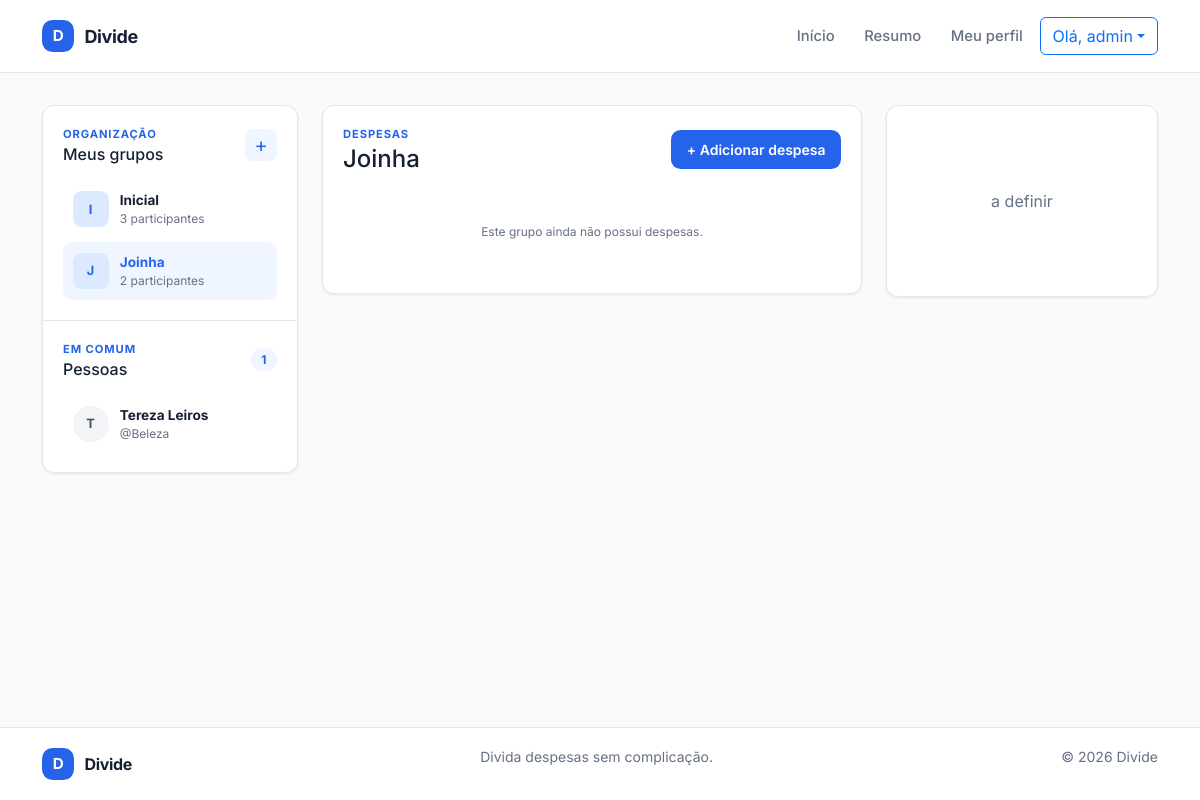
/sumario/?grupo=5 (signed in), run on an earlier commit of the app's database.
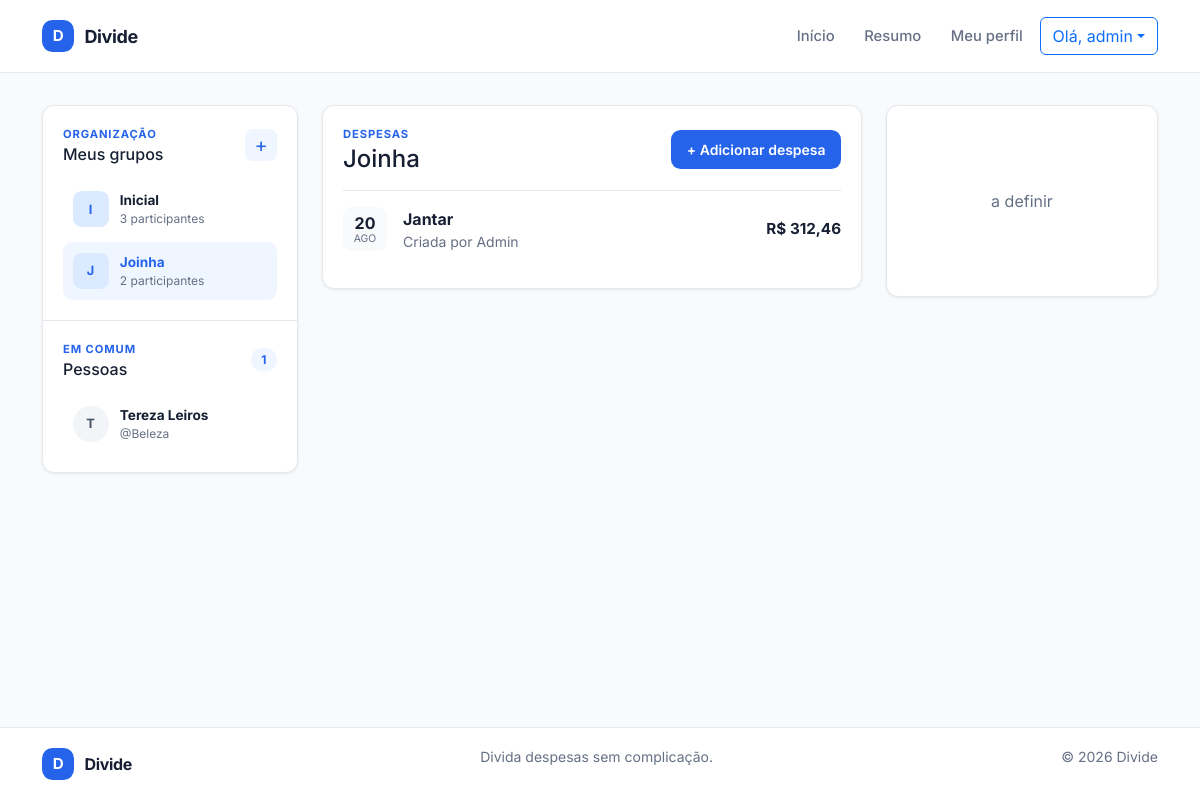
And on a later commit of the database.
### app_divide/models/grupo.py (models this page shows, shortened)
class Grupo(models.Model):
    nome = models.CharField(max_length=100, unique=True)
    descricao = models.TextField(blank=True, null=True)
    data_criacao = models.DateTimeField(auto_now_add=True)
    criado_por = models.ForeignKey(settings.AUTH_USER_MODEL,
                on_delete=models.CASCADE, related_name='criador_grupo')

### app_divide/models/despesa.py (models this page shows, shortened)
class Despesa(models.Model):
    grupo = models.ForeignKey(Grupo, on_delete=models.CASCADE, related_name='despesas')
    descricao = models.CharField(max_length=255)
    observacao = models.TextField(blank=True, null=True)
    valor_total = models.DecimalField(max_digits=10, decimal_places=2)
    data_despesa = models.DateField(auto_now_add=True)
    criador = models.ForeignKey(ParticipanteGrupo, on_delete=models.CASCADE, related_name='despesas_criadas')

### app_divide/models/participante_grupo.py (models this page shows, shortened)
class ParticipanteGrupo(models.Model):
    grupo = models.ForeignKey(Grupo, on_delete=models.CASCADE, related_name='participantes')
    usuario = models.ForeignKey(settings.AUTH_USER_MODEL, on_delete=models.CASCADE, related_name='participacoes')
    nome = models.CharField(max_length=100, blank=True, null=True)
    ativo = models.BooleanField(default=True)

### app_divide/views/HomeView.py (the view, shortened to what this page needs)
def sumario_view(request):
    print(f"Request method: {request.method} em sumario_view")
    grupos = Grupo.objects.none()
    pessoas = get_user_model().objects.none()
    grupo_selecionado = None
    despesas = []
    despesa_form = DespesaForm()
    if request.user.is_authenticated:
        grupos = (Grupo.objects.annotate(participantes_ativos=Count('participantes', filter=Q(participantes__ativo=True), distinct=True,))
                  .filter(participantes__usuario=request.user, participantes__ativo=True)
                  .distinct()
                  .order_by('nome')
                  )
        pessoas = (
            get_user_model().objects
            .filter(participacoes__grupo__in=grupos, participacoes__ativo=True)
            .exclude(pk=request.user.pk)
            .distinct()
            .order_by('first_name', 'username')
        )
        grupo_id = request.POST.get('grupo') if request.method == 'POST' else request.GET.get('grupo')
        print(f"Grupo selecionado: {grupo_id}")
        if grupo_id and grupo_id.isdigit():
            grupo_selecionado = grupos.filter(pk=grupo_id).first()
        if grupo_selecionado is None:
            grupo_selecionado = grupos.first()
        if grupo_selecionado is not None:
            despesas = (
                grupo_selecionado.despesas
                .select_related('criador', 'criador__usuario')
                .order_by('-data_despesa', '-pk')
            )
            pessoas = (
                get_user_model().objects
                .filter(participacoes__grupo_id=grupo_selecionado.pk, participacoes__ativo=True)
                .exclude(pk=request.user.pk)
                .distinct()
                .order_by('first_name', 'username')
            )
    context = {
        'grupos': grupos,
        'pessoas': pessoas,
        'grupo_selecionado': grupo_selecionado,
        'despesas': despesas,
        'despesa_form': despesa_form,
    }
    return render(request, template_name='home/sumario.html', context=context, status=200)

### app_divide/templates/home/sumario.html (shortened to what this page needs)
{% extends "base.html" %}
{% load static %}
{% block styles %}
    <link rel="stylesheet" href="{% static 'css/sumario.css' %}">
{% endblock %}
{% block content %}
    <div class="container summary-layout">
        <aside class="summary-sidebar" aria-label="Seus grupos e contatos">
            <section class="sidebar-section" aria-labelledby="groups-title">
                <div class="section-heading">
                    <div>
                        <p class="eyebrow">Organização</p>
                        <h2 id="groups-title">Meus grupos</h2>
                    </div>
                    {% if user.is_authenticated %}
                        <button class="icon-button"
                                type="button"
                                data-bs-toggle="modal"
                                data-bs-target="#groupModal"
                                aria-label="Criar novo grupo"
                                title="Criar novo grupo">+</button>
                    {% endif %}
                </div>
                {% if user.is_authenticated %}
                    {% if grupos %}
                        <ul class="sidebar-list">
                            {% for grupo in grupos %}
                                <li>
                                    <a class="sidebar-item{% if grupo.pk == grupo_selecionado.pk %} is-active{% endif %}"
                                       href="{% url 'sumario' %}?grupo={{ grupo.pk }}"
                                       {% if grupo.pk == grupo_selecionado.pk %}aria-current="page"{% endif %}>
                                        <span class="item-avatar item-avatar-group" aria-hidden="true">{{ grupo.nome|first|upper }}</span>
                                        <span class="item-content"><strong>{{ grupo.nome }}</strong><small>{{ grupo.participantes_ativos }} participante{{ grupo.participantes_ativos|pluralize }}</small></span>
                                    </a>
                                </li>
                            {% endfor %}
                        </ul>
                {% else %}<p class="empty-state">Você ainda não participa de nenhum grupo.</p>{% endif %}
{% else %}<p class="empty-state">Entre na sua conta para visualizar seus grupos.</p>{% endif %}
    </section>
    <section class="sidebar-section" aria-labelledby="people-title">
        <div class="section-heading">
            <div>
                <p class="eyebrow">Em comum</p>
                <h2 id="people-title">Pessoas</h2>
            </div>
            {% if user.is_authenticated %}<span class="count-badge">{{ pessoas|length }}</span>{% endif %}
        </div>
        {% if pessoas %}
            <ul class="sidebar-list">
                {% for pessoa in pessoas %}
                    <li class="sidebar-item">
                        <span class="item-avatar" aria-hidden="true">{{ pessoa.get_full_name|default:pessoa.username|first|upper }}</span>
                        <span class="item-content"><strong>{{ pessoa.get_full_name|default:pessoa.username }}</strong><small>@{{ pessoa.username }}</small></span>
                    </li>
                {% endfor %}
            </ul>
        {% elif user.is_authenticated %}<p class="empty-state">Nenhuma outra pessoa encontrada nos seus grupos.</p>
{% else %}<p class="empty-state">As pessoas dos seus grupos aparecerão aqui.</p>{% endif %}
    </section>
    </aside>
    <main class="expense-column">
        <section class="content-card">
            <div class="expense-heading">
                <div>
                    <p class="eyebrow">Despesas</p>
                    <h1>{% if grupo_selecionado %}{{ grupo_selecionado.nome }}{% else %}Selecione um grupo{% endif %}</h1>
                </div>
                {% if grupo_selecionado %}
                    <button class="button button-primary button-small"
                            type="button"
                            data-open-expense-modal>+ Adicionar despesa</button>
                {% endif %}
            </div>
            {% if despesas %}
                <ul class="expense-list">
                    {% for despesa in despesas %}
                        <li class="expense-item">
                            <div class="expense-date"><strong>{{ despesa.data_despesa|date:"d" }}</strong><span>{{ despesa.data_despesa|date:"M" }}</span></div>
                            <div class="expense-info">
                                <strong>{{ despesa.descricao }}</strong>
                                <small>Criada por {{ despesa.criador.nome|default:despesa.criador.usuario.get_full_name|default:despesa.criador.usuario.username }}</small>
                            </div>
                            <strong class="expense-value">R$ {{ despesa.valor_total|floatformat:2 }}</strong>
                        </li>
                    {% endfor %}
                </ul>
            {% elif grupo_selecionado %}<p class="empty-state expense-empty">Este grupo ainda não possui despesas.</p>
{% else %}<p class="empty-state expense-empty">Suas despesas aparecerão após você selecionar um grupo.</p>{% endif %}
    </section>
    </main>
    <aside class="summary-aside" aria-label="Área ainda não definida">
        <section class="content-card undefined-card">
            <p>a definir</p>
        </section>
    </aside>
    </div>
{% endblock %}

### app_divide/templates/base.html (shortened to what this page needs)
{% load static %}
<!DOCTYPE html>
<html lang="pt-BR">
    <head>
        <link href="https://cdn.jsdelivr.net/npm/bootstrap@5.3.3/dist/css/bootstrap.min.css"
              rel="stylesheet"
>
        <link rel="stylesheet" href="{% static 'css/global.css' %}">
        {% block styles %}{% endblock %}
    </head>
    <body class="{% block body_class %}{% endblock %}">
        <header class="site-header">
            <div class="container header-content">
                <a class="brand"
                   href="{% url 'home' %}"
                   aria-label="Divide — página inicial">
                    <span class="brand-mark" aria-hidden="true">D</span><span>Divide</span>
                </a>
                <nav class="main-nav" aria-label="Navegação principal">
                    <a class="nav-link" href="{% url 'home' %}">Início</a>
                    {% if user.is_authenticated %}
                        <a class="nav-link" href="{% url 'sumario' %}">Resumo</a>
                        <a class="nav-link" href="#">Meu perfil</a>
                        <div class="dropdown">
                            <button class="btn btn-outline-primary dropdown-toggle"
                                    type="button"
                                    data-bs-toggle="dropdown"
                                    aria-expanded="false">Olá, {{ user.get_short_name|default:user.username }}</button>
                        </div>
                    {% else %}
                        <a class="nav-link" href="{% url 'login' %}">Entrar</a>
                        <a class="button button-primary button-small" href="{% url 'registro' %}">Criar conta</a>
                    {% endif %}
                </nav>
            </div>
        </header>
        <main id="main-content" class="site-main">
            {% block content %}{% endblock %}
        </main>
        <footer class="site-footer">
            <div class="container footer-content">
                <a class="brand brand-footer" href="{% url 'home' %}">
                    <span class="brand-mark" aria-hidden="true">D</span><span>Divide</span>
                </a>
                <p>Divida despesas sem complicação.</p>
                <p>&copy; {% now "Y" %} Divide</p>
            </div>
        </footer>
    </body>
</html>

### app_divide/static/css/global.css (style rules this page uses)
:root { --color-primary: #2563eb; --color-primary-dark: #1d4ed8; --color-text: #172033; --color-muted: #667085; --color-border: #e4e7ec; --color-surface: #fff; --color-background: #f8fafc; --color-success: #067647; --color-danger: #b42318; --shadow-sm: 0 1px 3px rgba(16, 24, 40, 0.08); --radius-md: 0.75rem; --container-width: 72rem; }
*, *::before, *::after { box-sizing: border-box; }
html { scroll-behavior: smooth; }
body { min-height: 100vh; margin: 0; display: flex; flex-direction: column; color: var(--color-text); background: var(--color-background); font-family: "Inter", system-ui, -apple-system, BlinkMacSystemFont, "Segoe UI", sans-serif; line-height: 1.5; -webkit-font-smoothing: antialiased; }
a { color: inherit; text-decoration: none; }
button, input, select, textarea { font: inherit; }
.container { width: min(100% - 2rem, var(--container-width)); margin-inline: auto; }
.site-header { position: sticky; z-index: 10; top: 0; background: rgba(255,255,255,.96); border-bottom: 1px solid var(--color-border); backdrop-filter: blur(10px); }
.header-content, .footer-content { min-height: 4.5rem; display: flex; align-items: center; justify-content: space-between; gap: 1.5rem; }
.brand { display: inline-flex; align-items: center; gap: .65rem; font-size: 1.125rem; font-weight: 700; letter-spacing: -.02em; }
.brand-mark { width: 2rem; height: 2rem; display: grid; place-items: center; color: #fff; background: var(--color-primary); border-radius: .65rem; font-size: .95rem; }
.main-nav { display: flex; align-items: center; gap: .25rem; }
.nav-link { padding: .6rem .8rem; color: var(--color-muted); font-size: .925rem; font-weight: 500; }
.button { min-height: 2.75rem; display: inline-flex; align-items: center; justify-content: center; padding: .7rem 1.1rem; border: 1px solid transparent; border-radius: .6rem; cursor: pointer; font-weight: 600; transition: background-color 150ms ease, transform 150ms ease; }
.button-primary { color: #fff; background: var(--color-primary); }
.button-small { min-height: 2.35rem; padding: .5rem .9rem; font-size: .875rem; }
.site-main { flex: 1; }
.site-footer { margin-top: 3rem; color: var(--color-muted); background: var(--color-surface); border-top: 1px solid var(--color-border); font-size: .875rem; }
.brand-footer { color: var(--color-text); font-size: 1rem; }

What changed in the data, as far as the page shows it:
added Despesa: data_despesa "20", data_despesa "AGO", descricao "Jantar", criador.nome "Admin", valor_total "312,46"
Also different on the page:
text no longer shown: "Este grupo ainda não possui despesas."
